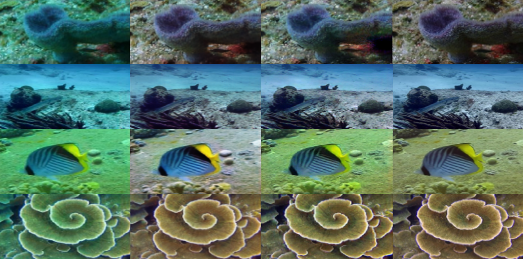
#> input picture Qualitative_Comparison.png, 523 x 259 px, given as the content of the folder MuLA_GAN, which was not available
$ jupyter execute MuLA-GAN-training-UIEB.ipynb   (shell and % lines are left out)
#> lines starting #> are read from the running program, lines starting #| are printed output that depends on the picture; pictures that were not available may be replaced by others from this repository, and a replacement may not be noted
#> in load_image, img is the input picture: shape (259, 523, 3); mean B, G, R 101.2, 112.7, 86.3
[cell 1]
%cd MuLA_GAN

[cell 2]
from google.colab import drive
drive.mount('/content/drive')

[cell 3]
# --- IMPORTANT: Fix this path to match your GDrive ---
# (This assumes your unzipped folder is named "Dataset" in your "My Drive")
gdrive_folder_path = "/content/drive/My Drive/Dataset"
# -----------------------------------------------------------------

# This command creates the link

print("Symbolic link created!")
print("The folder './Dataset' now points to your GDrive folder.")

[cell 4]
# Navigate into the toolkit directory to make editing easier
%cd PSNR-SSIM-UCIQE-UIQM-Python

# Replace the old import statements

# Replace the old function calls (handle potential different argument orders if necessary, but usually name suffices)
# The arguments for the new functions are generally (im_true, im_test, ...)
# which matches the likely usage in the script.

print("evaluate.py script updated!")

# Navigate back to the main project directory
%cd ..

[cell 5]
# -- coding: utf-8 --

import os
import glob
import math
import cv2
import numpy as np
from skimage.metrics import peak_signal_noise_ratio as psnr
from skimage.metrics import structural_similarity as ssim

# --- UIQM Helper Functions ---

# [9 lines left out: function uiconm, not called in this run]

def eme(img, k1=5, k2=5):
    img = img*255.0
    m, n = img.shape
    w = np.floor(np.linspace(0, m-k1, int(m/k1))).astype(int)
    h = np.floor(np.linspace(0, n-k2, int(n/k2))).astype(int)
    k = len(w)*len(h)
    eme_val = 0.0
    eps = 1e-6
    for i in range(len(w)):
        for j in range(len(h)):
            block = img[w[i]:w[i]+k1, h[j]:h[j]+k2]
            max_val = np.max(block)
            min_val = max(np.min(block), 1.0)
            eme_val += math.log(max_val/(min_val+eps))
    return 2.0*eme_val/k

def uism(img):
    img = img.astype(np.float32)/255.0
    sym_r = eme(img[:,:,0])
    sym_g = eme(img[:,:,1])
    sym_b = eme(img[:,:,2])
    return 0.299*sym_r + 0.587*sym_g + 0.114*sym_b

def uicm(img):
    img = img.astype(np.float32)/255.0
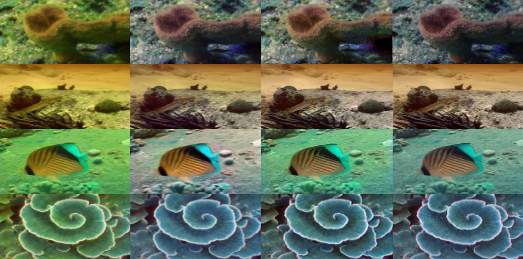
#> img: shape (259, 523, 3) float32; mean of channels 0, 1, 2 0.338, 0.442, 0.396; drawn as B, G, R
    R, G, B = img[:,:,0], img[:,:,1], img[:,:,2]
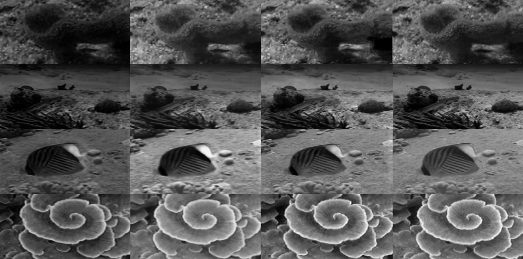
#> R: shape (259, 523) float32; min 0, max 0.969, mean 0.338
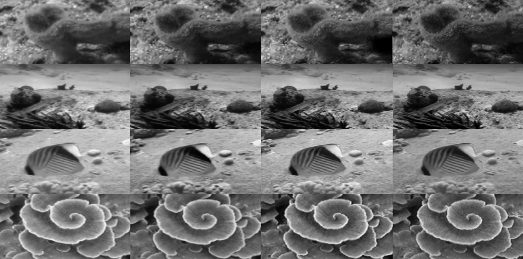
#> G: shape (259, 523) float32; min 0, max 0.976, mean 0.442
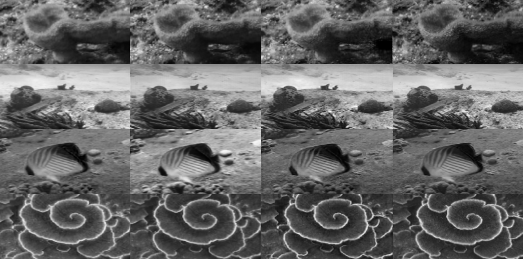
#> B: shape (259, 523) float32; min 0, max 0.984, mean 0.397
    RG = R - G
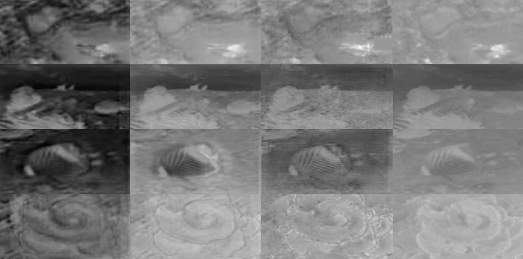
#> RG: shape (259, 523) float32; min -0.51, max 0.341, mean -0.104; drawn with min black and max white
    YB = 0.5*(R+G) - B
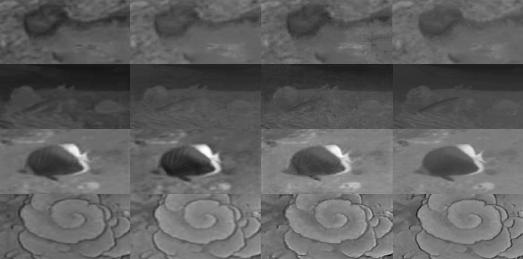
#> YB: shape (259, 523) float32; min -0.543, max 0.867, mean -0.00671; drawn with min black and max white

    rg_m1 = np.mean(RG)
#> rg_m1 = -0.104
    rg_m2 = np.mean(np.abs(RG - rg_m1))
#> rg_m2 = 0.114
    yb_m1 = np.mean(YB)
#> yb_m1 = -0.00671
    yb_m2 = np.mean(np.abs(YB - yb_m1))
#> yb_m2 = 0.132

    rg_v = np.std(RG) + 1e-6
#> rg_v = 0.139
    yb_v = np.std(YB) + 1e-6
#> yb_v = 0.166

    alpha = 0.0268
    beta = 0.1586
    return -alpha*np.sqrt(rg_m2**2 + yb_m2**2) + beta*np.sqrt(rg_v**2 + yb_v**2)

def uicqm(img):
    c1, c2, c3 = 0.0282, 0.2953, 3.5753
    return c1*uicm(img) + c2*uism(img) + c3*uiconm(img)
#> after the loop in eme, `for i in range(len(w)):`: eme_val = 829.5

# --- Paths (Set these in Colab) ---
corrected_path = "/content/drive/MyDrive/enhanced_images"  # path to enhanced images
reference_path = "/content/drive/MyDrive/ground_truth_images"  # path to ground truth images (optional)

# --- Metric Calculation ---
psnr_total, ssim_total, uicqm_total = 0, 0, 0
num = 0

# Function to load images
def load_image(path):
    img = cv2.imread(path)
    if img is not None:
        img = cv2.cvtColor(img, cv2.COLOR_BGR2RGB)
    return img

if reference_path is not None and os.path.exists(reference_path):
    print("Calculating PSNR, SSIM, and UIQM...")
    image_files = glob.glob(os.path.join(reference_path, "*.png"))
    if not image_files:
        image_files = glob.glob(os.path.join(reference_path, "*.jpg"))
    for ref_file in image_files:
        filename_base = os.path.basename(ref_file)
        corrected_file = os.path.join(corrected_path, filename_base)
        if not os.path.exists(corrected_file):
            print(f"Warning: {filename_base} not found in results. Skipping.")
            continue
        num += 1
        ref_img = load_image(ref_file)
        cor_img = load_image(corrected_file)
        if ref_img.shape != cor_img.shape:
            print(f"Warning: Shape mismatch for {filename_base}. Resizing corrected image from {cor_img.shape} to {ref_img.shape}.")
            cor_img = cv2.resize(cor_img, (ref_img.shape[1], ref_img.shape[0]), interpolation=cv2.INTER_CUBIC)
        psnr_total += psnr(ref_img, cor_img, data_range=255)
        ssim_total += ssim(ref_img, cor_img, channel_axis=-1, data_range=255)
        try:
            uicqm_total += uicqm(cor_img)
        except Exception as e:
            print(f"Warning: Could not calculate UIQM for {filename_base}. Error: {e}")

    if num > 0:
        print("\n--- Final Average Metrics ---")
        print(f"PSNR: {psnr_total/num}")
        print(f"SSIM: {ssim_total/num}")
        print(f"UIQM: {uicqm_total/num}")
        print(f"Processed {num} image pairs.")
    else:
        print("No images processed.")

else:
    print("Calculating UIQM only...")
    image_files = glob.glob(os.path.join(corrected_path, "*.png"))
    if not image_files:
        image_files = glob.glob(os.path.join(corrected_path, "*.jpg"))
    for file in image_files:
        num += 1
        img = load_image(file)
        try:
            uicqm_total += uicqm(img)
        except Exception as e:
            print(f"Warning: Could not calculate UIQM for {file}. Error: {e}")
    if num > 0:
        print("\n--- Final Average Metrics ---")
        print(f"UIQM: {uicqm_total/num}")
        print(f"Processed {num} images.")
    else:
        print("No images processed.")
